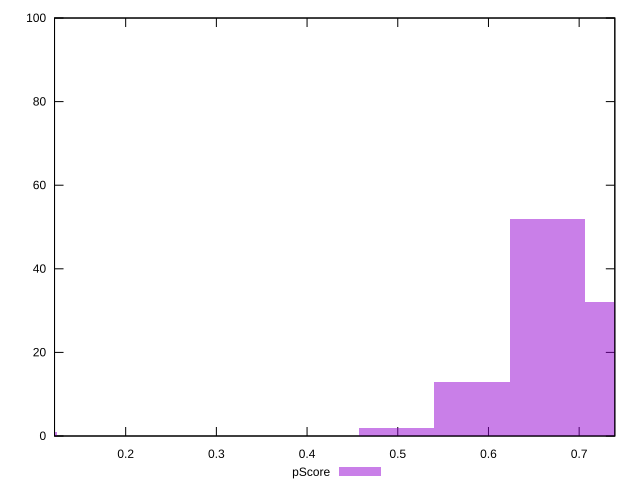

The script that saved this image:
reset

$pScore <<EOF
0.08313985087741559 1
0.6651188070193247 52
0.5819789561419091 13
0.4988391052644935 2
0.7482586578967403 32
EOF

set key outside below
set boxwidth 0.08313985087741559
set xrange [0.12155750932704174:0.7393276132684055]
set yrange [0:100]
set trange [0:100]
set style fill transparent solid 0.5 noborder
set terminal svg size 640, 490 enhanced background rgb 'white'
set output "report_00009_2021-02-08T22-37-41.559Z/speed-index/samples/pages+cached/pScore/histogram.svg"

plot $pScore title "pScore" with boxes

reset
